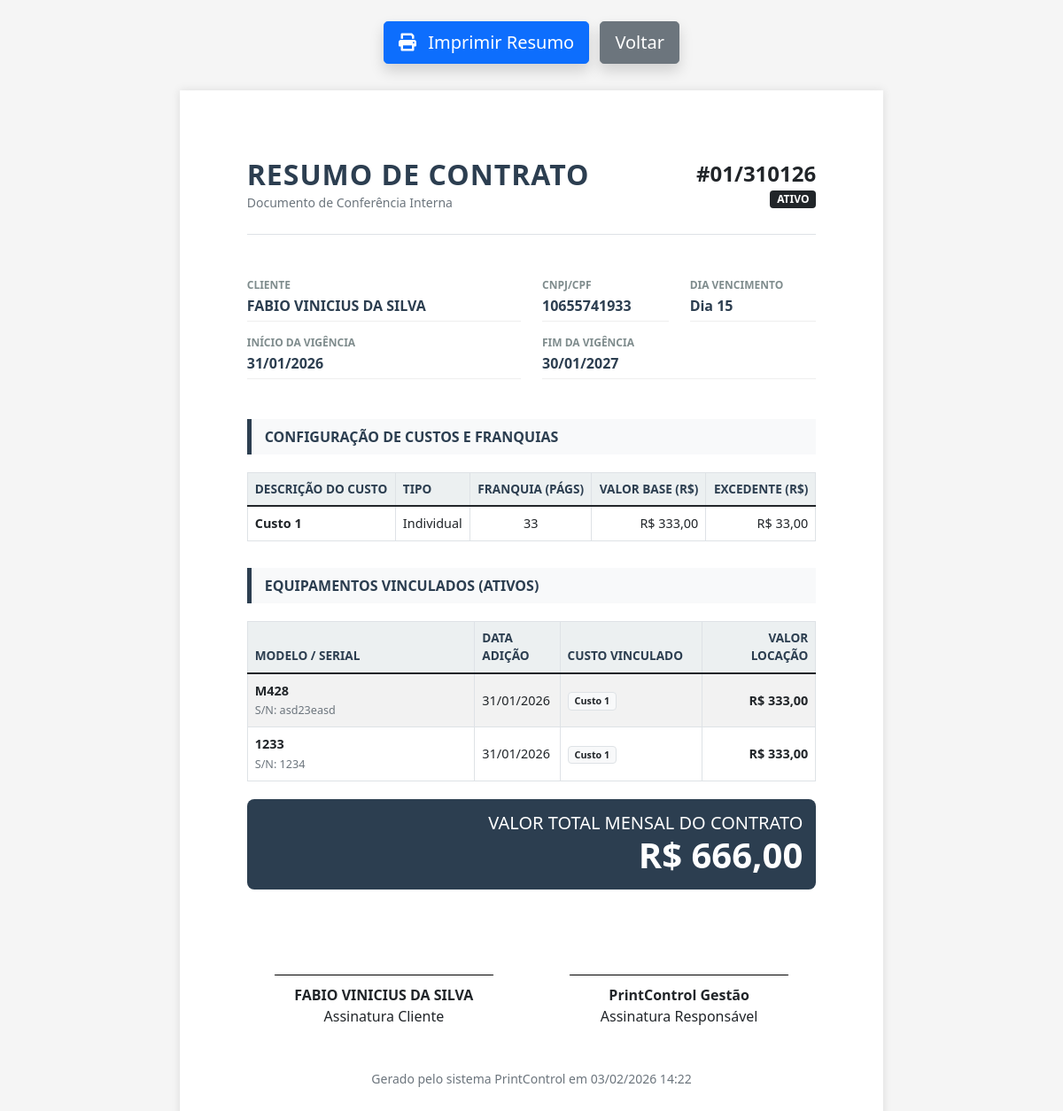
The app's page /imprimir_contrato/3 with its own data.
### app.py (models this page shows)
class Contrato(db.Model):
    id = db.Column(db.Integer, primary_key=True)
    cliente_id = db.Column(db.Integer, db.ForeignKey('cliente.id'), nullable=False)
    cliente = db.relationship('Cliente', backref='contratos')
    numero_contrato = db.Column(db.String(50))
    data_inicio = db.Column(db.Date)
    data_fim = db.Column(db.Date)
    status = db.Column(db.String(20), default='Ativo')
    valor_mensal_total = db.Column(db.Float, default=0.0)
    dia_vencimento = db.Column(db.Integer)
    arquivo_pdf = db.Column(db.String(200))
    justificativa_cancelamento = db.Column(db.Text)
    itens = db.relationship('ContratoItem', backref='contrato', lazy=True)
    franquias = db.relationship('ContratoFranquia', backref='contrato', lazy=True)
    franquia_global_qtde = db.Column(db.Integer, default=0)
    valor_excedente_global = db.Column(db.Float, default=0.0)

class Cliente(db.Model):
    id = db.Column(db.Integer, primary_key=True)
    nome = db.Column(db.String(100), nullable=False)
    tipo_pessoa = db.Column(db.String(20))
    documento = db.Column(db.String(20))
    endereco = db.Column(db.String(200))
    telefone = db.Column(db.String(20))
    email = db.Column(db.String(100))
    data_fechamento = db.Column(db.Integer)
    observacao = db.Column(db.Text)

class ContratoFranquia(db.Model):
    id = db.Column(db.Integer, primary_key=True)
    contrato_id = db.Column(db.Integer, db.ForeignKey('contrato.id'), nullable=False)
    nome = db.Column(db.String(50))
    tipo = db.Column(db.String(20)) # "Compartilhada" ou "Individual"
    franquia_paginas = db.Column(db.Integer, default=0)
    valor_franquia = db.Column(db.Float, default=0.0)
    valor_excedente = db.Column(db.Float, default=0.0)
    itens = db.relationship('ContratoItem', backref='franquia_pai', lazy=True)

class Impressora(db.Model):
    id = db.Column(db.Integer, primary_key=True)
    marca = db.Column(db.String(50))
    modelo = db.Column(db.String(100), nullable=False)
    serial = db.Column(db.String(50), unique=True)
    mlt = db.Column(db.String(50))
    contador = db.Column(db.Integer, default=0)
    status = db.Column(db.String(20), default='Disponível')
    localizacao = db.Column(db.String(100), default='Estoque')
    observacao = db.Column(db.Text)
    data_aquisicao = db.Column(db.Date)
    historico = db.relationship('MovimentacaoImpressora', backref='impressora', cascade="all, delete-orphan")
    manutencoes = db.relationship('Manutencao', backref='impressora', cascade="all, delete-orphan")
    logs_manutencao = db.relationship('LogManutencao', backref='impressora', cascade="all, delete-orphan")

class ContratoItem(db.Model):
    id = db.Column(db.Integer, primary_key=True)
    contrato_id = db.Column(db.Integer, db.ForeignKey('contrato.id'), nullable=False)
    impressora_id = db.Column(db.Integer, db.ForeignKey('impressora.id'), nullable=False)
    franquia_id = db.Column(db.Integer, db.ForeignKey('contrato_franquia.id'), nullable=True)
    valor_locacao_unitario = db.Column(db.Float, default=0.0)
    tipo_franquia_item = db.Column(db.String(20)) # Legado/Fallback
    impressora = db.relationship('Impressora')

### app.py (the view)
@app.route('/imprimir_contrato/<int:id>')
def imprimir_contrato_view(id):
    contrato = Contrato.query.get_or_404(id)
    dados_itens = []
    for item in contrato.itens:
        ultima_mov = MovimentacaoImpressora.query.filter_by(impressora_id=item.impressora_id, tipo='Locação', destino=contrato.cliente.nome).order_by(MovimentacaoImpressora.data.desc()).first()
        data_add = ultima_mov.data.strftime('%d/%m/%Y') if ultima_mov else contrato.data_inicio.strftime('%d/%m/%Y')
        custo_nome = item.franquia_pai.nome if item.franquia_pai else None
        dados_itens.append({'modelo': item.impressora.modelo, 'serial': item.impressora.serial, 'data_inclusao': data_add, 'custo_nome': custo_nome, 'valor': item.valor_locacao_unitario})
    return render_template('imprimir_contrato.html', contrato=contrato, dados_itens=dados_itens, hoje=datetime.now().strftime('%d/%m/%Y %H:%M'))

### app.py (called while the page is built)
@app.context_processor
def utility_processor():
    try:
        config = Configuracao.query.first()
        if not config:
            config = Configuracao()
            db.session.add(config)
            db.session.commit()
        return dict(hoje=datetime.now(), config=config)
    except: return dict(hoje=datetime.now(), config=None)

### templates/imprimir_contrato.html (shortened to what this page needs)
<!DOCTYPE html>
<html lang="pt-br">
<head>
    <link href="https://cdn.jsdelivr.net/npm/bootstrap@5.1.3/dist/css/bootstrap.min.css" rel="stylesheet">
    <link href="https://cdnjs.cloudflare.com/ajax/libs/font-awesome/6.0.0/css/all.min.css" rel="stylesheet">
</head>
<body>
    <div class="container mt-4 mb-4 no-print text-center">
        <button onclick="window.print()" class="btn btn-primary btn-lg shadow"><i class="fas fa-print me-2"></i> Imprimir Resumo</button>
        <a href="{{ url_for('contratos') }}" class="btn btn-secondary btn-lg ms-2 shadow">Voltar</a>
    </div>
    <div class="page-sheet">
        <div class="d-flex justify-content-between align-items-center mb-5 border-bottom pb-4">
            <div>
                <h2 class="header-title mb-0">Resumo de Contrato</h2>
                <small class="text-muted">Documento de Conferência Interna</small>
            </div>
            <div class="text-end">
                <h4 class="fw-bold text-dark mb-0">#{{ contrato.numero_contrato }}</h4>
                <div class="badge bg-dark text-uppercase mt-1">{{ contrato.status }}</div>
            </div>
        </div>
        <div class="row">
            <div class="col-6">
                <div class="label-field">Cliente</div>
                <div class="value-field">{{ contrato.cliente.nome }}</div>
            </div>
            <div class="col-3">
                <div class="label-field">CNPJ/CPF</div>
                <div class="value-field">{{ contrato.cliente.documento or '-' }}</div>
            </div>
            <div class="col-3">
                <div class="label-field">Dia Vencimento</div>
                <div class="value-field">Dia {{ contrato.dia_vencimento }}</div>
            </div>
            <div class="col-6">
                <div class="label-field">Início da Vigência</div>
                <div class="value-field">{{ contrato.data_inicio.strftime('%d/%m/%Y') }}</div>
            </div>
            <div class="col-6">
                <div class="label-field">Fim da Vigência</div>
                <div class="value-field">{{ contrato.data_fim.strftime('%d/%m/%Y') }}</div>
            </div>
        </div>
        <div class="section-title">CONFIGURAÇÃO DE CUSTOS E FRANQUIAS</div>
        <table class="table table-bordered table-custom">
            <thead>
                <tr>
                    <th>Descrição do Custo</th>
                    <th>Tipo</th>
                    <th class="text-center">Franquia (Págs)</th>
                    <th class="text-end">Valor Base (R$)</th>
                    <th class="text-end">Excedente (R$)</th>
                </tr>
            </thead>
            <tbody>
                {% for f in contrato.franquias %}
                <tr>
                    <td><strong>{{ f.nome }}</strong></td>
                    <td>{{ f.tipo }}</td>
                    <td class="text-center">{{ f.franquia_paginas }}</td>
                    <td class="text-end">{{ "R$ {:,.2f}".format(f.valor_franquia).replace(',','X').replace('.',',').replace('X','.') }}</td>
                    <td class="text-end">{{ "R$ {:,.2f}".format(f.valor_excedente).replace(',','X').replace('.',',').replace('X','.') }}</td>
                </tr>
                {% else %}
                <tr><td colspan="5" class="text-center text-muted">Nenhum custo cadastrado.</td></tr>
                {% endfor %}
            </tbody>
        </table>
        <div class="section-title">EQUIPAMENTOS VINCULADOS (ATIVOS)</div>
        <table class="table table-bordered table-custom table-striped">
            <thead>
                <tr>
                    <th style="width: 40%;">Modelo / Serial</th>
                    <th style="width: 15%;">Data Adição</th>
                    <th style="width: 25%;">Custo Vinculado</th>
                    <th style="width: 20%;" class="text-end">Valor Locação</th>
                </tr>
            </thead>
            <tbody>
                {% for item in dados_itens %}
                <tr>
                    <td>
                        <div class="fw-bold">{{ item.modelo }}</div>
                        <small class="text-muted">S/N: {{ item.serial }}</small>
                    </td>
                    <td>{{ item.data_inclusao }}</td>
                    <td>
                        {% if item.custo_nome %}
                            <span class="badge bg-light text-dark border">{{ item.custo_nome }}</span>
                        {% else %}
                            <span class="text-muted">-</span>
                        {% endif %}
                    </td>
                    <td class="text-end fw-bold">{{ "R$ {:,.2f}".format(item.valor).replace(',','X').replace('.',',').replace('X','.') }}</td>
                </tr>
                {% else %}
                <tr><td colspan="4" class="text-center text-muted">Nenhuma impressora vinculada no momento.</td></tr>
                {% endfor %}
            </tbody>
        </table>
        <div class="total-box">
            <h5 class="mb-0">VALOR TOTAL MENSAL DO CONTRATO</h5>
            <h1 class="fw-bold mb-0">{{ "R$ {:,.2f}".format(contrato.valor_mensal_total).replace(',','X').replace('.',',').replace('X','.') }}</h1>
        </div>
        <div class="row mt-5 pt-5 no-print-break">
            <div class="col-6 text-center">
                <div style="border-top: 1px solid #000; width: 80%; margin: 0 auto; padding-top: 10px;">
                    <strong>{{ contrato.cliente.nome }}</strong><br>
                    Assinatura Cliente
                </div>
            </div>
            <div class="col-6 text-center">
                <div style="border-top: 1px solid #000; width: 80%; margin: 0 auto; padding-top: 10px;">
                    <strong>PrintControl Gestão</strong><br>
                    Assinatura Responsável
                </div>
            </div>
        </div>
        <div class="text-center mt-5 text-muted small">
            <p>Gerado pelo sistema PrintControl em {{ hoje }}</p>
        </div>
    </div>
</body>
</html>

### templates/imprimir_contrato.html (style rules this page uses)
body { background-color: #f5f5f5; font-family: 'Segoe UI', sans-serif; -webkit-print-color-adjust: exact; }
.page-sheet { background: white; margin: 30px auto; width: 210mm; min-height: 297mm; padding: 20mm; box-shadow: 0 0 10px rgba(0,0,0,0.1); position: relative; }
.header-title { font-weight: 800; color: #2c3e50; text-transform: uppercase; letter-spacing: 1px; }
.label-field { font-size: 0.75rem; text-transform: uppercase; color: #7f8c8d; font-weight: 700; margin-bottom: 2px; }
.value-field { font-size: 1rem; font-weight: 600; color: #2c3e50; border-bottom: 1px solid #eee; padding-bottom: 5px; margin-bottom: 15px; }
.section-title { background-color: #f8f9fa; padding: 8px 15px; border-left: 5px solid #2c3e50; font-weight: 700; margin-top: 30px; margin-bottom: 20px; color: #2c3e50; }
.table-custom th { background-color: #ecf0f1 !important; color: #2c3e50; font-size: 0.85rem; text-transform: uppercase; }
.table-custom td { vertical-align: middle; font-size: 0.9rem; }
.total-box { background-color: #2c3e50; color: white; padding: 15px; border-radius: 8px; text-align: right; margin-top: 20px; }

### records on screen
Contrato: numero_contrato "01/310126", status "ATIVO", dia_vencimento "15", data_inicio "31/01/2026", data_fim "30/01/2027", valor_mensal_total "R$ 666,00"
Cliente: cliente.nome "FABIO VINICIUS DA SILVA", cliente "10655741933"
ContratoFranquia: nome "Custo 1", tipo "Individual", franquia_paginas "33", valor_franquia "R$ 333,00", valor_excedente "R$ 33,00", custo_nome "Custo 1" "Custo 1"
Impressora: modelo "M428", serial "asd23easd"
ContratoItem: valor_locacao_unitario "R$ 333,00"
Impressora: modelo "1233", serial "1234"
ContratoItem: valor_locacao_unitario "R$ 333,00"

### other values on screen
{{ item.data_inclusao }} "31/01/2026" "31/01/2026"
